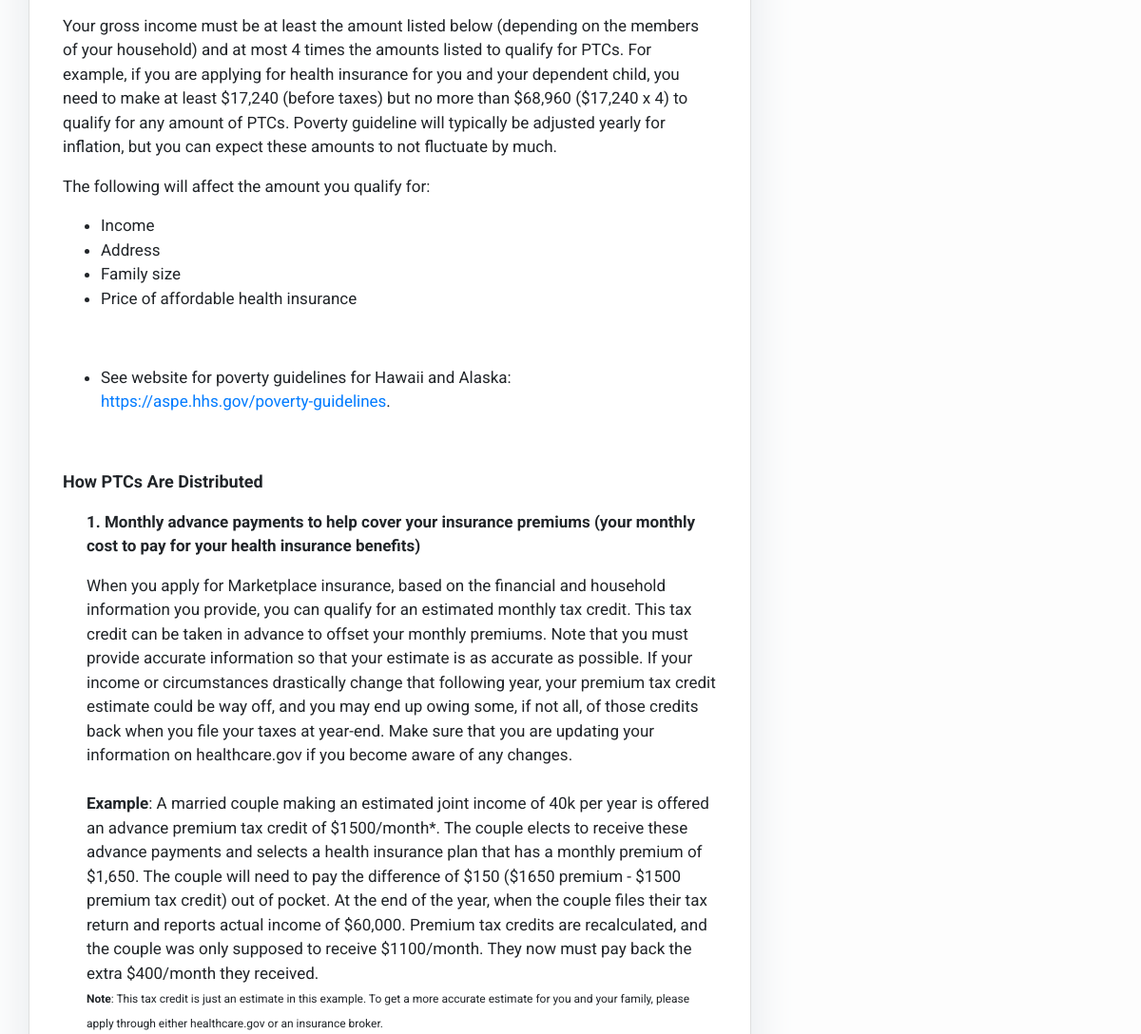
The app's page /premium_tax_credits/ (middle part), older data.
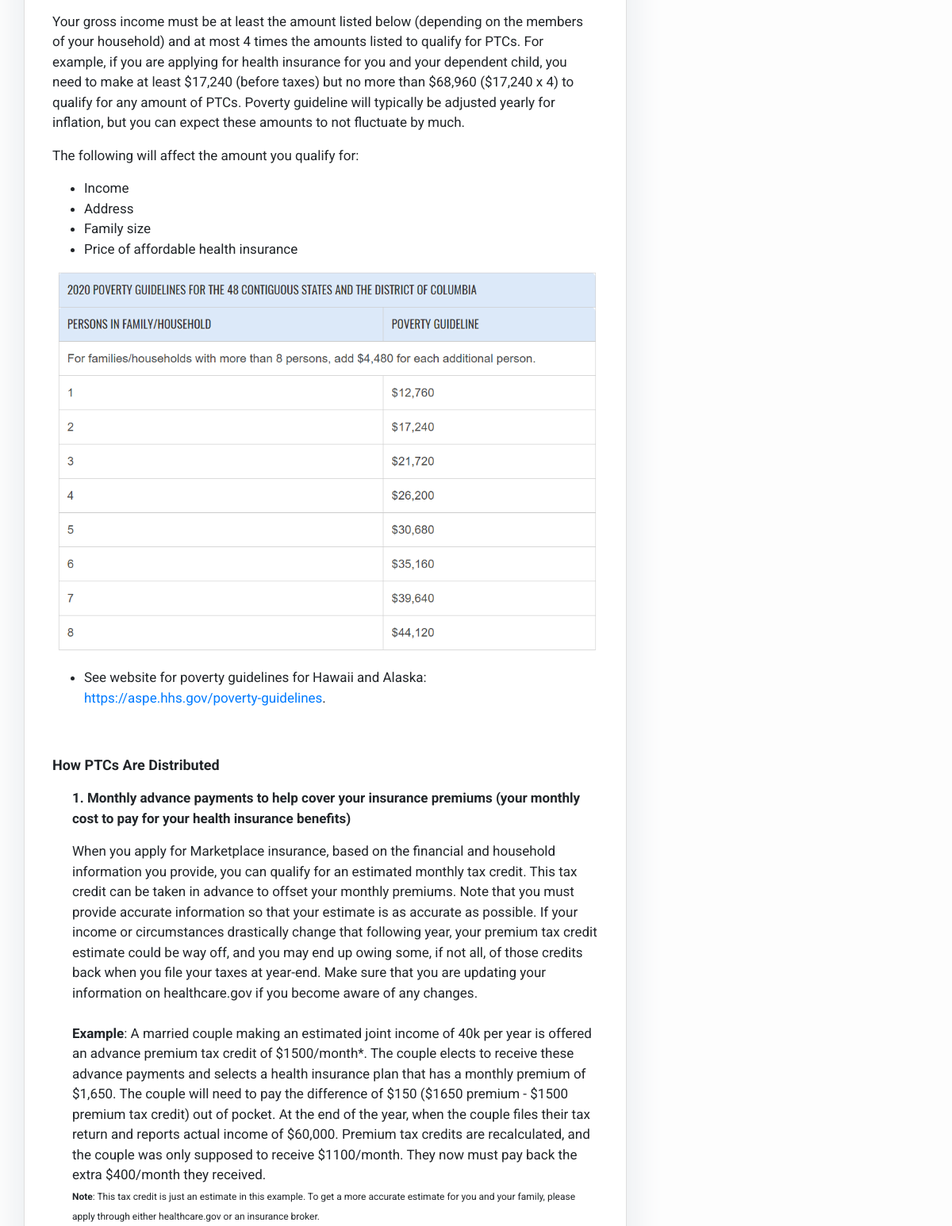
The same page, newer data.
### blog/models.py (models this page shows, shortened)
class Post(models.Model):
	title = models.CharField(max_length=200, unique=True)
	slug = models.SlugField(max_length=200, unique=True)
	author = models.ForeignKey(User, on_delete= models.CASCADE,related_name='blog_posts')
	updated_on = models.DateTimeField(auto_now= True)
	content = models.TextField()
	created_on = models.DateTimeField(auto_now_add=True)
	status = models.IntegerField(choices=STATUS, default=0)
	thumbnail = models.ImageField(upload_to='thumbnails', default='default.jpg')
	class Meta:
		ordering = ['-created_on']

### blog/views.py (the view)
# urls.py: path('<slug:slug>/', views.PostDetail.as_view(), name='post_detail'),
class PostDetail(generic.DetailView):
	model = Post
	template_name = 'post_detail.html'

### blog/templates/post_detail.html (shortened to what this page needs)
{% extends 'base.html' %} {% block content %}
<div class="container">
  <div class="row">
    <div class="col-md-8 card mb-4  mt-3 left  top">
      <div class="card-body">
        <p class="card-text ">{{ object.content|safe }}</p>
      </div>
    </div>
    {% block sidebar %} {% include 'sidebar.html' %} {% endblock sidebar %}
  </div>
</div>
{% endblock content %}

Row changes from the older to the newer data that the page shows:
changed Post: content: picture added
